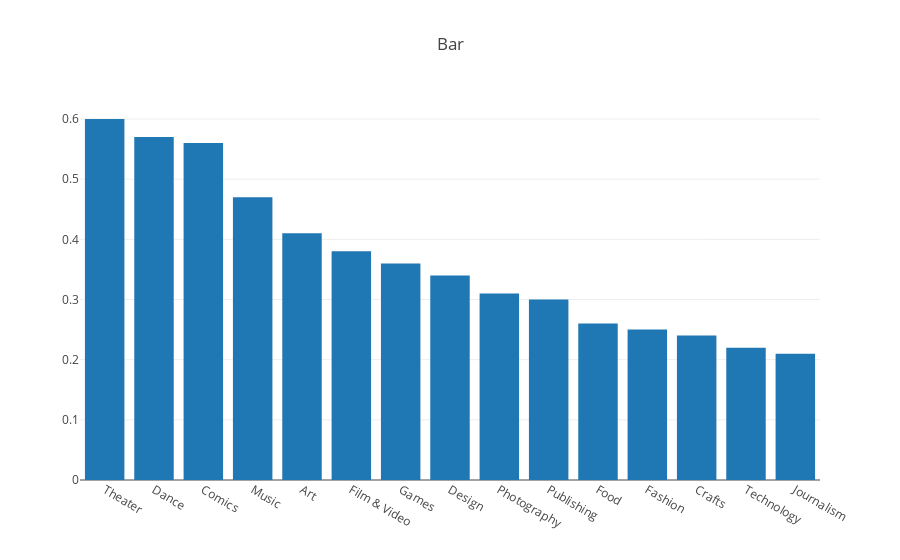

This figure's notebook cell:
### Code cell
trace = go.Bar(
    x=category_success_rate.index,
    y=category_success_rate,
    name="Category success rate"
)

layout = go.Layout(title='Bar', 
                   legend=dict(orientation='h'))

data=[trace]
fig = go.Figure(data, layout=layout)
iplot(fig)

### Figure 1 — Plotly figure (JSON) as saved in the notebook; plotly's stock layout.template omitted (floating-point values rounded to 4 significant figures)
{"data": [{"name": "Category success rate", "type": "bar", "uid": "d4932c18-c481-11e8-bc40-787b8ace8718", "x": ["Theater", "Dance", "Comics", "Music", "Art", "Film & Video", "Games", "Design", "Photography", "Publishing", "Food", "Fashion", "Crafts", "Technology", "Journalism"], "y": [0.6, 0.57, 0.56, 0.47, 0.41, 0.38, 0.36, 0.34, 0.31, 0.3, 0.26, 0.25, 0.24, 0.22, 0.21]}], "layout": {"legend": {"orientation": "h"}, "title": "Bar"}}
